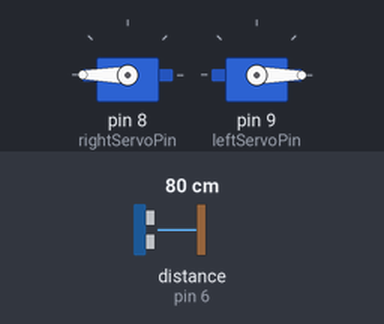
This sketch was run on a simulated Arduino Uno, built with avr-gcc and run on an emulated ATmega328P. Parts: 2 × servo. Wiring (inferred from the names in the program): ultrasonic range finder: trigger pin 7; echo pin 6. Inputs (shaded band) come from the test bench; at power-on: distance to the obstacle (sensor on pin 6) 80 cm. The echo pulse lasts 58.3 µs per cm; random numbers use the default seed unless the sketch sets one.

Above: at 1.2 s.
1.3 s: distance to the obstacle (sensor on pin 6) set to 22 cm
2.8 s: distance to the obstacle (sensor on pin 6) set to 17 cm
At 4.4 s:
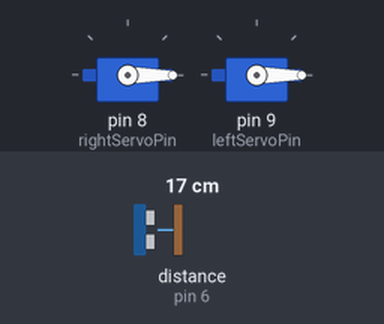
5.8 s: distance to the obstacle (sensor on pin 6) set to 35 cm
7.4 s: distance to the obstacle (sensor on pin 6) set to 2 cm
At 9.6 s:
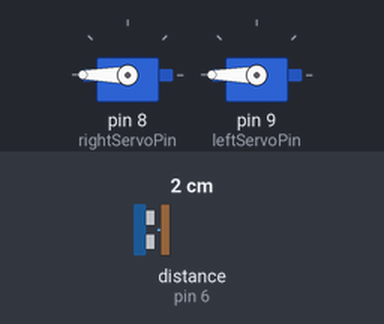
Timing chart, 0 to 11.4 s (numbered marks = the images above; inputs shaded):
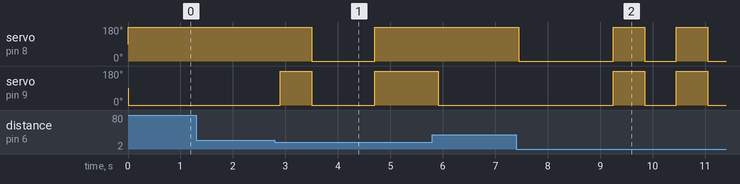

Measured:
- the behaviour switches between 21 and 20 cm on distance to the obstacle (sensor on pin 6) (found by bisection; images 0 and 1)
- after the input at 1.3 s, every drawn part: stays the same
- after the input at 2.8 s, servo on pin 8 (rightServoPin): 180° → 0° after 0.70 s, → 180° 1.2 s later; servo on pin 9 (leftServoPin): 0° → 180° after 0.10 s, → 0° 0.60 s later, → 180° 1.2 s later
- after the input at 7.4 s, servo on pin 8 (rightServoPin): goes 0° 1.8 s, 180° 0.60 s, 0° 0.60 s, 180° 0.60 s, then 0°, starting after 0.05 s; servo on pin 9 (leftServoPin): alternates 180° for 0.60 s and 0° for 0.60 s, starting after 1.9 s

The sketch:

Obstacle_Avoiding_Robot_Code.ino
```cpp
#include <Servo.h>

#define echoPin 6
#define trigPin 7
#define rightServoPin 8
#define leftServoPin 9

Servo rightServo;
Servo leftServo;
long randNumber;

void setup(){
  Serial.begin(9600); // begin serial communitication
  pinMode(trigPin, OUTPUT);// set the trig pin to output (Send sound waves)
  pinMode(echoPin, INPUT);// set the echo pin to input (recieve sound waves)
  rightServo.attach(rightServoPin); // set the right servo pin to 8
  leftServo.attach(leftServoPin); // set the left servo pin to 9
  randomSeed(analogRead(7));
}

void loop(){
  long duration, distance; // start the scan
  digitalWrite(trigPin, LOW);  // clear the trig pin by setting it LOW
  delayMicroseconds(2); // set 2us delay

  digitalWrite(trigPin, HIGH); // set the trigger pin on HIGH
  delayMicroseconds(10); // set a 10us delay

  digitalWrite(trigPin, LOW); // Reads the echo pin signal
  duration = pulseIn(echoPin, HIGH);
  distance = (duration/2) / 29.1;// convert the distance to centimeters.

   if(distance < 20){ // If obstacle is closer than 20cm away, turn

      randNumber = random(100); // generate random number 1 or 2

      if(randNumber > 50){ // turn right if 1
        rightServo.write(180);
        leftServo.write(180);
        delay(500);
      }
      if(randNumber < 50){ // turn left if 2
        rightServo.write(0);
        leftServo.write(0);
        delay(500);
      }
   }
   else{ // If obstacle is more than 20 cm away, move forward
      rightServo.write(180);
      leftServo.write(0);
   }
 delay(100);
}
```
